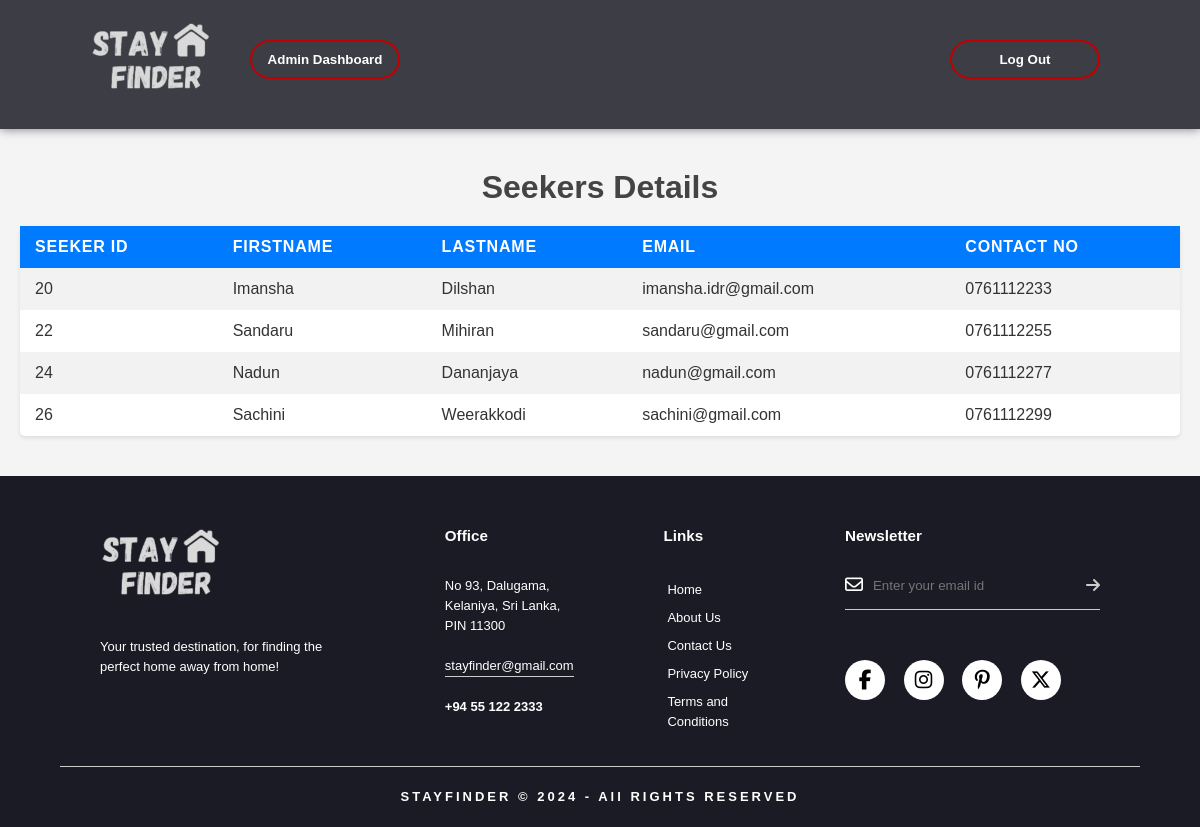
The app's page /admin/seeker_details.php (signed in) with its own data.
### tables this page shows
CREATE TABLE `user` (
  `user_id` int(11) NOT NULL,
  `first_name` varchar(50) NOT NULL,
  `last_name` varchar(50) NOT NULL,
  `email` varchar(100) NOT NULL,
  `password` varchar(255) NOT NULL,
  `contact_no` varchar(15) NOT NULL,
  `user_type` enum('seeker','advertiser') NOT NULL,
  `profile_pic` varchar(255) DEFAULT NULL
);

### admin/seeker_details.php (the view, shortened to what this page needs)
<?php
include_once "../dbconnect.php";
$query = "SELECT * FROM user WHERE user_type='seeker'";
$result = mysqli_query($connect, $query);
?>
<!DOCTYPE html>
<html lang="en">
<head>
    <link rel="stylesheet" href="admin-css/seeker-profile.css">
    <link rel="stylesheet" href="admin-css/header.css">
    <link rel="stylesheet" href="admin-css/footer.css">
</head>
<body>
    <header>
        <div class="navbar">
            <div class="logo-nav">
                <a href="dashboard.php"><img src="../src-image/logo-white.png" alt="site-logo" class="logo"></a>
                <button onclick="window.location.href='dashboard.php'" class="head-button" type="button"><span class="span-class"></span>Admin Dashboard</button>
            </div>
            <div class="user-info">
            <button onclick="window.location.href='../logout.php'" class="head-button" type="button"><span class="span-class"></span>Log Out</button>
            </div>
        </div>
    </header>
    <div class="container">
        <h1>Seekers Details</h1>
        <table class="seeker-table">
            <tr>
                <th>Seeker ID</th>
                <th>Firstname</th>
                <th>Lastname</th>
                <th>Email</th>
                <th>Contact no</th>
            </tr>
            <?php while ($row = mysqli_fetch_assoc($result)): ?>
                <tr>
                    <td><?php echo $row['user_id']; ?></td>
                    <td><?php echo $row['first_name']; ?></td>
                    <td><?php echo $row['last_name']; ?></td>
                    <td><?php echo $row['email']; ?></td>
                    <td><?php echo $row['contact_no']; ?></td>
                </tr>
            <?php endwhile; ?>
        </table>
    </div>
</body>
<?php include "footer.php"; ?>
</html>

### admin/admin-css/seeker-profile.css (style rules this page uses)
* { margin: 0; padding: 0; font-family: sans-serif; }
body { background-color: #f4f4f4; color: #333; }
.container { padding: 20px; margin: 20px auto; }
h1 { text-align: center; color: #444; margin-bottom: 20px; }
.seeker-table { width: 100%; border-collapse: collapse; margin: 0 auto; box-shadow: 0 2px 4px rgba(0, 0, 0, 0.1); background-color: #fff; border-radius: 5px; }
.seeker-table th, .seeker-table td { padding: 12px 15px; text-align: left; }
.seeker-table th { background-color: #007bff; color: #fff; text-transform: uppercase; letter-spacing: 0.05em; }
.seeker-table tr:nth-child(even) { background-color: #f2f2f2; }

### admin/admin-css/header.css (style rules this page uses)
header { box-shadow: 0px 0px 10px rgba(0, 0, 0, 0.5); background: #1a1b24d6; padding-bottom: 10px; }
.navbar { width: 85%; margin: auto; padding: 20px 0; display: flex; justify-content: space-between; align-items: center; }
.logo-nav { display: flex; align-items: center; gap: 30px; }
.logo { width: 120px; cursor: pointer; }
.user-info { display: flex; align-items: center; gap: 30px; z-index: 10; }
.head-button { width: 150px; padding: 10px 0; text-align: center; margin: 20px 10px; border-radius: 25px; font-weight: bold; border: 2px solid #c10101 ; background: transparent; color: white; cursor: pointer; position: relative; overflow: hidden; z-index: 1; }

### records on screen
user: user_id "20", first_name "Imansha", last_name "Dilshan", email "imansha.idr@gmail.com", contact_no "0761112233"
user: user_id "22", first_name "Sandaru", last_name "Mihiran", email "sandaru@gmail.com", contact_no "0761112255"
user: user_id "24", first_name "Nadun", last_name "Dananjaya", email "nadun@gmail.com", contact_no "0761112277"
user: user_id "26", first_name "Sachini", last_name "Weerakkodi", email "sachini@gmail.com", contact_no "0761112299"
